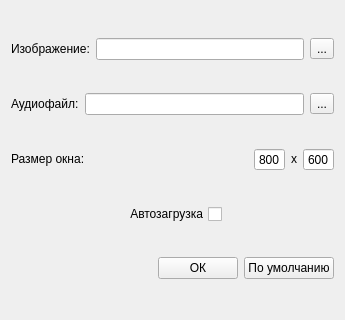
<?xml version="1.0" encoding="UTF-8"?>
<ui version="4.0">
 <class>SettingsWidget</class>
 <widget class="QWidget" name="SettingsWidget">
  <property name="geometry">
   <rect>
    <x>0</x>
    <y>0</y>
    <width>345</width>
    <height>320</height>
   </rect>
  </property>
  <property name="windowTitle">
   <string>Настройки</string>
  </property>
  <layout class="QVBoxLayout" name="verticalLayout">
   <item>
    <layout class="QHBoxLayout" name="horizontalLayout_2">
     <item>
      <widget class="QLabel" name="label_2">
       <property name="sizePolicy">
        <sizepolicy hsizetype="Fixed" vsizetype="Fixed">
         <horstretch>0</horstretch>
         <verstretch>0</verstretch>
        </sizepolicy>
       </property>
       <property name="text">
        <string>Изображение:</string>
       </property>
      </widget>
     </item>
     <item>
      <widget class="QLineEdit" name="le_image_path">
       <property name="sizePolicy">
        <sizepolicy hsizetype="Minimum" vsizetype="Fixed">
         <horstretch>0</horstretch>
         <verstretch>0</verstretch>
        </sizepolicy>
       </property>
      </widget>
     </item>
     <item>
      <widget class="QToolButton" name="tb_image_path">
       <property name="text">
        <string>...</string>
       </property>
      </widget>
     </item>
    </layout>
   </item>
   <item>
    <layout class="QHBoxLayout" name="horizontalLayout_4">
     <item>
      <widget class="QLabel" name="label_3">
       <property name="sizePolicy">
        <sizepolicy hsizetype="Fixed" vsizetype="Fixed">
         <horstretch>0</horstretch>
         <verstretch>0</verstretch>
        </sizepolicy>
       </property>
       <property name="text">
        <string>Аудиофайл:</string>
       </property>
      </widget>
     </item>
     <item>
      <widget class="QLineEdit" name="le_audio_path">
       <property name="sizePolicy">
        <sizepolicy hsizetype="Minimum" vsizetype="Fixed">
         <horstretch>0</horstretch>
         <verstretch>0</verstretch>
        </sizepolicy>
       </property>
      </widget>
     </item>
     <item>
      <widget class="QToolButton" name="tb_audio_path">
       <property name="text">
        <string>...</string>
       </property>
      </widget>
     </item>
    </layout>
   </item>
   <item>
    <layout class="QHBoxLayout" name="horizontalLayout_5">
     <item>
      <widget class="QLabel" name="label">
       <property name="sizePolicy">
        <sizepolicy hsizetype="Fixed" vsizetype="Fixed">
         <horstretch>0</horstretch>
         <verstretch>0</verstretch>
        </sizepolicy>
       </property>
       <property name="text">
        <string>Размер окна:</string>
       </property>
      </widget>
     </item>
     <item>
      <spacer name="horizontalSpacer_6">
       <property name="orientation">
        <enum>Qt::Horizontal</enum>
       </property>
       <property name="sizeHint" stdset="0">
        <size>
         <width>40</width>
         <height>20</height>
        </size>
       </property>
      </spacer>
     </item>
     <item>
      <widget class="QSpinBox" name="sb_horizontal">
       <property name="sizePolicy">
        <sizepolicy hsizetype="Fixed" vsizetype="Fixed">
         <horstretch>0</horstretch>
         <verstretch>0</verstretch>
        </sizepolicy>
       </property>
       <property name="alignment">
        <set>Qt::AlignCenter</set>
       </property>
       <property name="buttonSymbols">
        <enum>QAbstractSpinBox::NoButtons</enum>
       </property>
       <property name="minimum">
        <number>800</number>
       </property>
      </widget>
     </item>
     <item>
      <widget class="QLabel" name="label_4">
       <property name="sizePolicy">
        <sizepolicy hsizetype="Fixed" vsizetype="Fixed">
         <horstretch>0</horstretch>
         <verstretch>0</verstretch>
        </sizepolicy>
       </property>
       <property name="text">
        <string>x</string>
       </property>
      </widget>
     </item>
     <item>
      <widget class="QSpinBox" name="sb_vertical">
       <property name="sizePolicy">
        <sizepolicy hsizetype="Fixed" vsizetype="Fixed">
         <horstretch>0</horstretch>
         <verstretch>0</verstretch>
        </sizepolicy>
       </property>
       <property name="alignment">
        <set>Qt::AlignCenter</set>
       </property>
       <property name="buttonSymbols">
        <enum>QAbstractSpinBox::NoButtons</enum>
       </property>
       <property name="minimum">
        <number>600</number>
       </property>
      </widget>
     </item>
    </layout>
   </item>
   <item>
    <layout class="QHBoxLayout" name="horizontalLayout">
     <item>
      <spacer name="horizontalSpacer_2">
       <property name="orientation">
        <enum>Qt::Horizontal</enum>
       </property>
       <property name="sizeHint" stdset="0">
        <size>
         <width>40</width>
         <height>20</height>
        </size>
       </property>
      </spacer>
     </item>
     <item>
      <widget class="QCheckBox" name="cb_autostart">
       <property name="layoutDirection">
        <enum>Qt::RightToLeft</enum>
       </property>
       <property name="text">
        <string>Автозагрузка</string>
       </property>
       <property name="tristate">
        <bool>false</bool>
       </property>
      </widget>
     </item>
     <item>
      <spacer name="horizontalSpacer_3">
       <property name="orientation">
        <enum>Qt::Horizontal</enum>
       </property>
       <property name="sizeHint" stdset="0">
        <size>
         <width>40</width>
         <height>20</height>
        </size>
       </property>
      </spacer>
     </item>
    </layout>
   </item>
   <item>
    <layout class="QHBoxLayout" name="horizontalLayout_3">
     <item>
      <spacer name="horizontalSpacer">
       <property name="orientation">
        <enum>Qt::Horizontal</enum>
       </property>
       <property name="sizeHint" stdset="0">
        <size>
         <width>40</width>
         <height>20</height>
        </size>
       </property>
      </spacer>
     </item>
     <item>
      <widget class="QPushButton" name="b_apply">
       <property name="text">
        <string>ОК</string>
       </property>
      </widget>
     </item>
     <item>
      <widget class="QPushButton" name="b_default">
       <property name="text">
        <string>По умолчанию</string>
       </property>
      </widget>
     </item>
    </layout>
   </item>
  </layout>
 </widget>
 <resources/>
 <connections/>
</ui>
